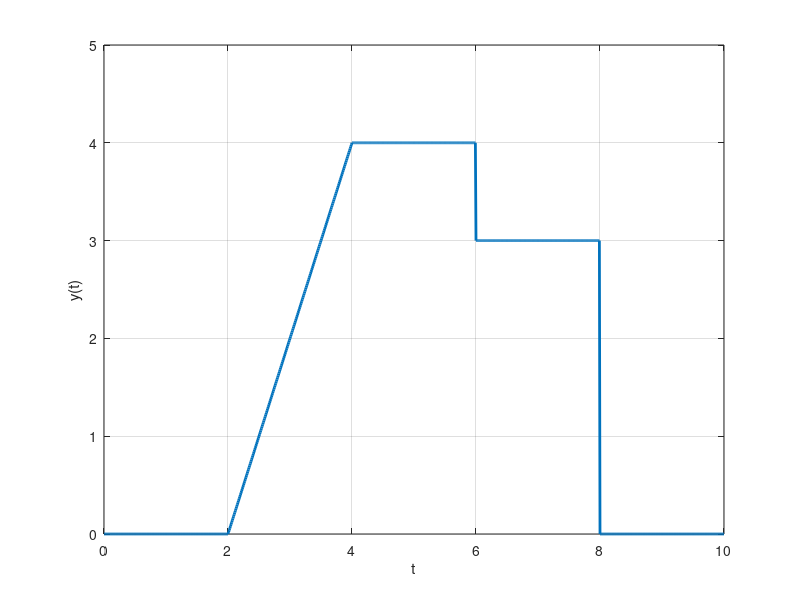

Reproduce this figure in MATLAB.
clc; clear; close all;

% Define functions
function y = u(t)
    y = (t >= 0); 
end

function y = r(t)
    y = t .* (t > 0);
end


t = 0:0.01:10;

y = 0 * u(t) + (2 * (r(t-2) - r(t-4))) + 0*(u(t-6)) + -1*(u(t-6))  + 0* u(t-8) + -3*(u(t-8)) ;

plot(t, y, 'LineWidth', 2);
grid on;
xlabel('t');
ylabel('y(t)');
axis([0 10 0 5])
